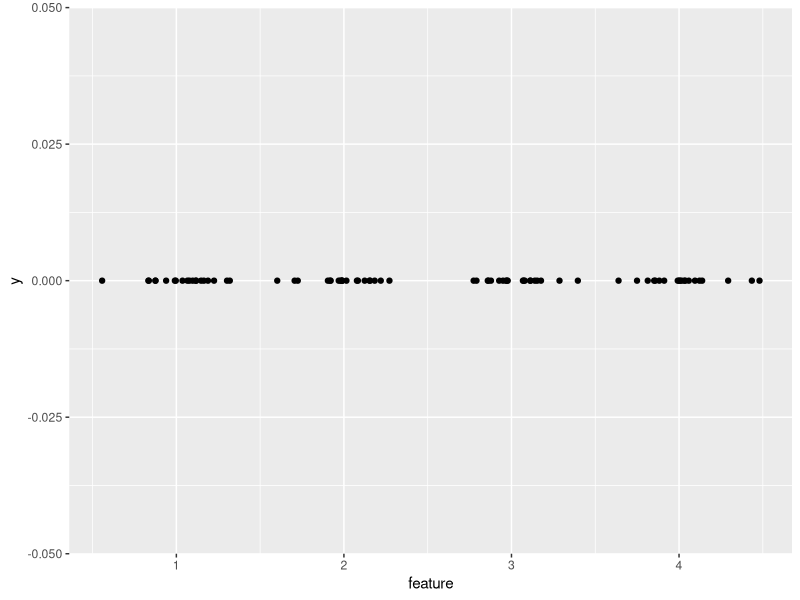
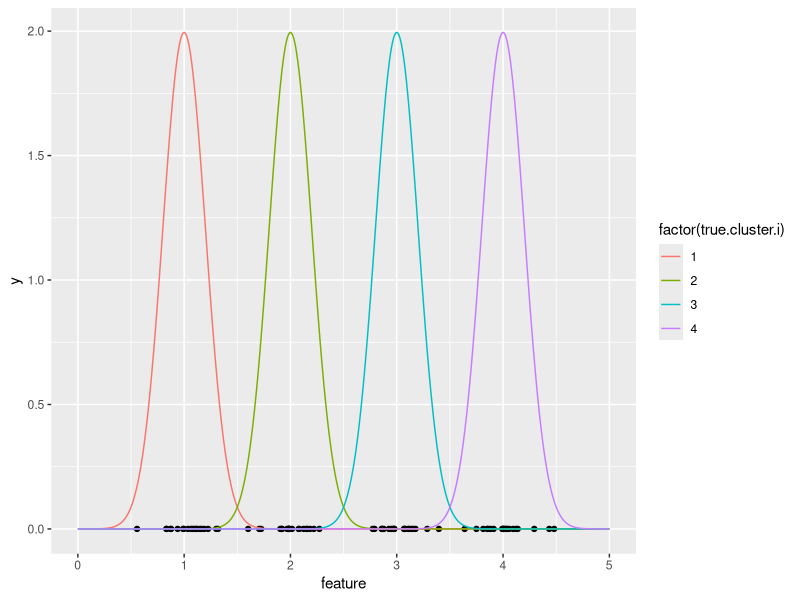
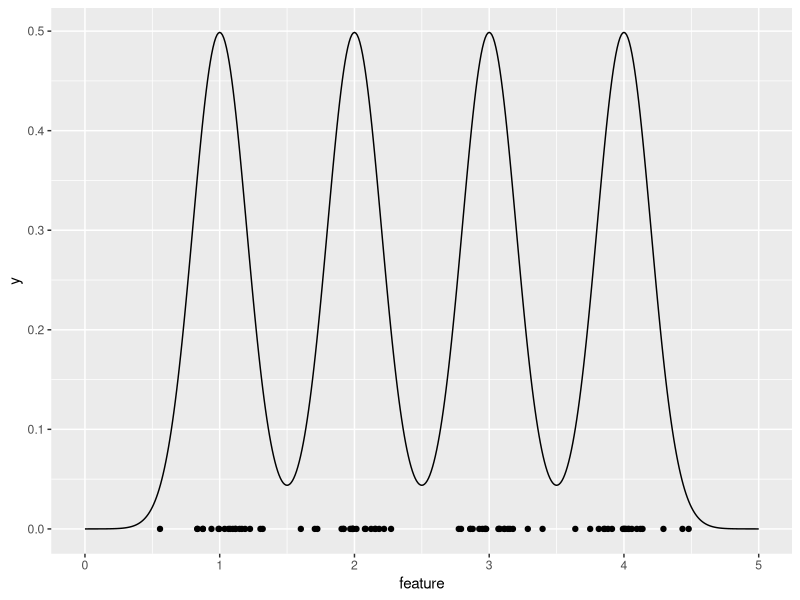
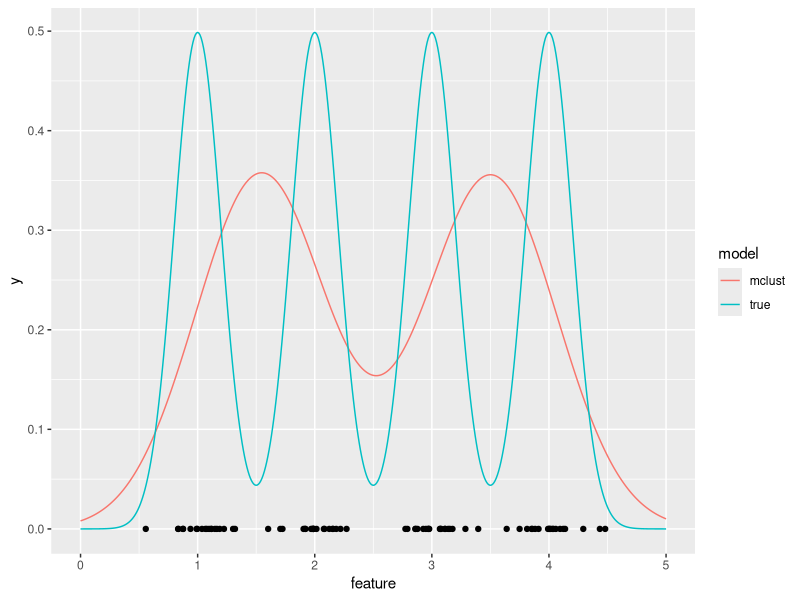
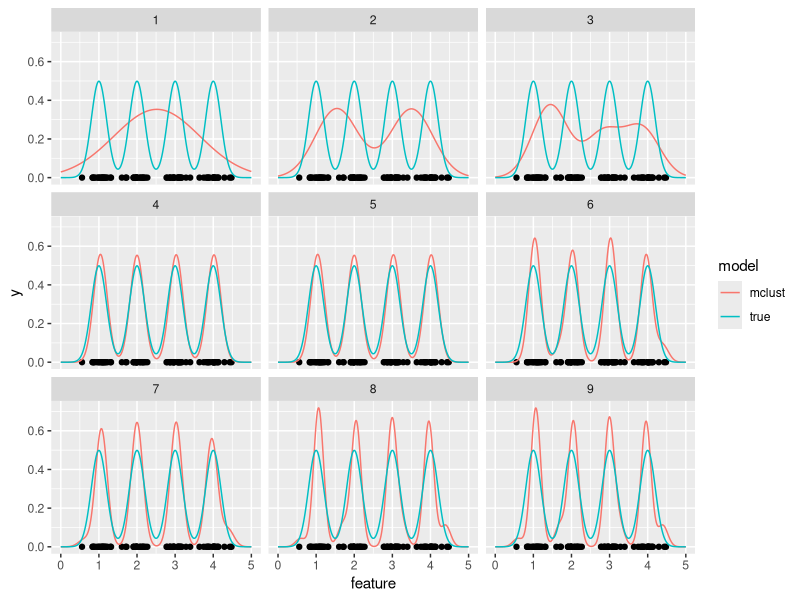
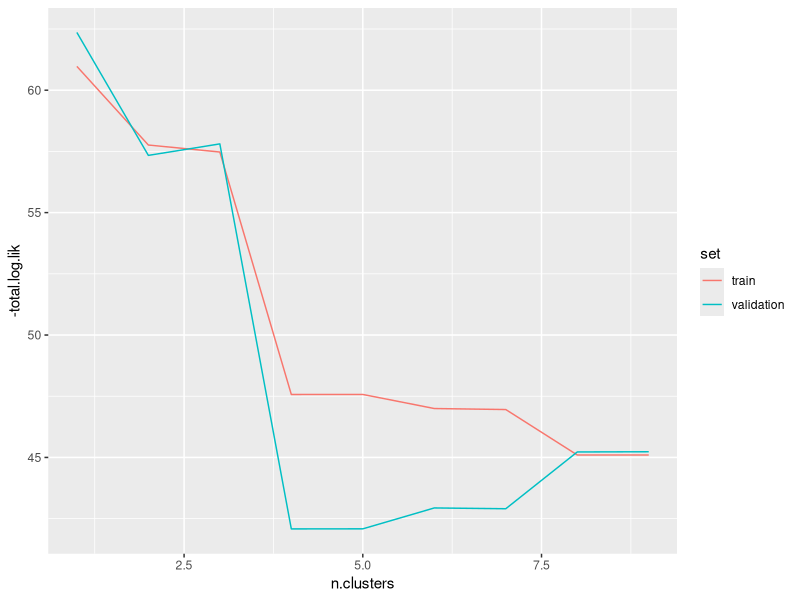
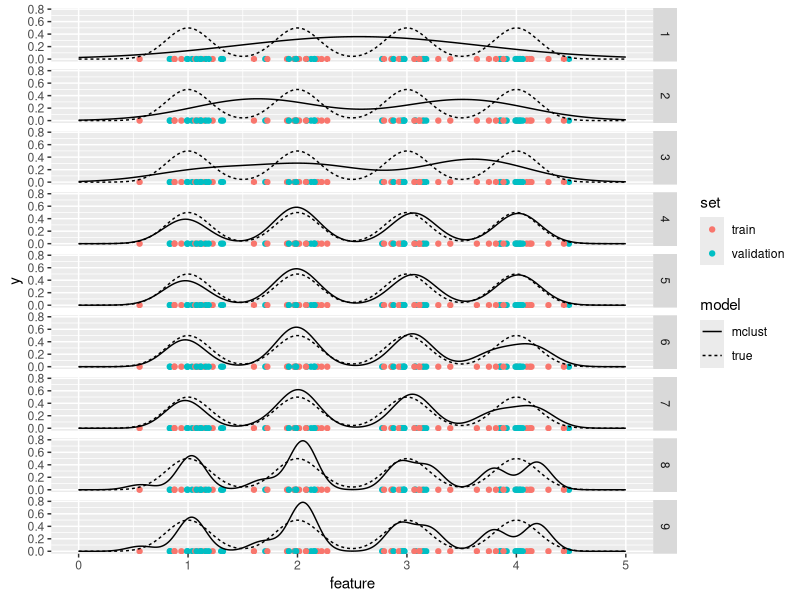

Generate these figures, in order, with R:
library(data.table)
library(ggplot2)
## homework 6, go up to 30 or 40 clusters.

## continue overfitting demo.
N.true.clusters <- 4
true.means <- 1:N.true.clusters
N.simulated.data <- 20*N.true.clusters
(means.simulated.data <- rep(
  true.means, each=N.simulated.data/N.true.clusters))
set.seed(1)
true.sd <- 0.2
sim.data.vec <- rnorm(N.simulated.data, means.simulated.data, sd=true.sd)
(sim.data.dt <- data.table(feature=sim.data.vec, y=0))
ggplot()+
  geom_point(aes(
    x=feature, y),
    data=sim.data.dt)

## add true density.
(feature.grid.vec <- seq(0, N.true.clusters+1, by=0.01))
density.dt.list <- list()
for(true.cluster.i in 1:N.true.clusters){
  density.dt.list[[true.cluster.i]] <- data.table(
    true.cluster.i,
    feature=feature.grid.vec,
    density=dnorm(
      feature.grid.vec,
      true.means[[true.cluster.i]],
      sd=true.sd))
}
(density.dt <- do.call(rbind, density.dt.list))
ggplot()+
  geom_point(aes(
    x=feature, y),
    data=sim.data.dt)+
  geom_line(aes(
    feature, density, color=factor(true.cluster.i)),
    data=density.dt)

(mixture.dt <- density.dt[, .(
  mix.density=mean(density)
), by=feature ])
ggplot()+
  geom_point(aes(
    x=feature, y=0),
    data=sim.data.dt)+
  geom_line(aes(
    feature, mix.density),
    data=mixture.dt)

## underfitting => model has not enough parameters for your data.

## overfitting => model has too many parameters for your data.

library(mclust)
n.clusters <- 2
mclust.model <- mclust::Mclust(sim.data.dt$feature, n.clusters, modelNames="E")
mclust.density.vec <- mclust::dens(
  modelName = mclust.model$modelName,
  data = feature.grid.vec,
  parameters = mclust.model$parameters)
mclust.true.dt <- rbind(
  data.table(mixture.dt, model="true"),
  data.table(
    feature=feature.grid.vec,
    mix.density=mclust.density.vec,
    model="mclust"))
ggplot()+
  geom_point(aes(
    x=feature, y=0),
    data=sim.data.dt)+
  geom_line(aes(
    feature, mix.density, color=model),
    data=mclust.true.dt)

mclust.components.list <- list()
for(n.clusters in 1:9){
  mclust.model <- mclust::Mclust(
    sim.data.dt$feature, n.clusters, modelNames="E")
  mclust.density.vec <- mclust::dens(
    modelName = mclust.model$modelName,
    data = feature.grid.vec,
    parameters = mclust.model$parameters)
  mclust.components.list[[n.clusters]] <- rbind(
    data.table(n.clusters, mixture.dt, model="true"),
    data.table(
      n.clusters,
      feature=feature.grid.vec,
      mix.density=mclust.density.vec,
      model="mclust"))
}
(mclust.components <- do.call(rbind, mclust.components.list))
ggplot()+
  geom_point(aes(
    x=feature, y=0),
    data=sim.data.dt)+
  geom_line(aes(
    feature, mix.density, color=model),
    data=mclust.components)+
  facet_wrap("n.clusters")

(set.prop.vec <- c(validation=0.5, train=0.5))
(rounded.counts <- floor(set.prop.vec*(N.simulated.data+1)))
(not.shuffled.sets <- rep(names(set.prop.vec), rounded.counts))
set.seed(1)
(shuffled.sets <- sample(not.shuffled.sets))
sim.data.dt[, set := shuffled.sets ]
sim.data.dt
mclust.split.list <- list()
lik.dt.list <- list()
for(n.clusters in 1:9){
  mclust.model <- mclust::Mclust(
    sim.data.dt[set=="train", feature],
    n.clusters,
    modelNames="E")
  mclust.density.vec <- mclust::dens(
    modelName = mclust.model$modelName,
    data = feature.grid.vec,
    parameters = mclust.model$parameters)
  for(s in names(set.prop.vec)){
    set.dt <- sim.data.dt[set == s]
    log.lik.vec <- mclust::dens(
      modelName = mclust.model[["modelName"]],
      data = set.dt$feature,
      parameters = mclust.model[["parameters"]],
      logarithm=TRUE)
    total.log.lik <- sum(log.lik.vec)
    lik.dt.list[[paste(n.clusters, s)]] <- data.table(
      n.clusters, set=s, total.log.lik)
  }
  mclust.split.list[[n.clusters]] <- rbind(
    data.table(n.clusters, mixture.dt, model="true"),
    data.table(
      n.clusters,
      feature=feature.grid.vec,
      mix.density=mclust.density.vec,
      model="mclust"))
}
(mclust.split <- do.call(rbind, mclust.split.list))
(lik.dt <- do.call(rbind, lik.dt.list))
ggplot()+
  geom_line(aes(
    n.clusters, -total.log.lik, color=set),
    data=lik.dt)

ggplot()+
  geom_point(aes(
    x=feature, y, color=set),
    data=sim.data.dt)+
  geom_line(aes(
    feature, mix.density, linetype=model),
    data=mclust.split)+
  facet_grid(n.clusters ~ .)

## ari for selected model. (exercise for the reader)

## Demo: how to fit kmeans on train set and then efficiently compute
## sum of squares with respect to both train and validation sets?
## First randomly assign daa points to train/validation sets and fit
## kmeans on train set.
X.mat <- as.matrix(iris[, 1:4])
(set.prop.vec <- c(validation=0.5, train=0.5))
(rounded.counts <- floor(set.prop.vec*(nrow(X.mat)+1)))
(not.shuffled.sets <- rep(names(set.prop.vec), rounded.counts))
set.seed(1)
(shuffled.sets <- sample(not.shuffled.sets))
kmeans.result <- stats::kmeans(X.mat[shuffled.sets=="train", ], 3)

## array for kmeans sum of squares per set computation.
array.dim <- c(nrow(X.mat), ncol(X.mat), nrow(kmeans.result$centers))
array.names <- list(obs=NULL, feature=NULL, cluster=NULL)
i.array <- array(
  X.mat, array.dim, array.names)
head(X.mat)
head(i.array)
m.array <- array(
  rep(t(kmeans.result$centers), each=nrow(X.mat)), array.dim, array.names)
head(m.array)
squares.array <- (i.array-m.array)^2
sum.squares.mat <- apply(squares.array, c("obs", "cluster"), sum)
min.vec <- apply(sum.squares.mat, "obs", min)
tapply(min.vec, shuffled.sets, sum)
kmeans.result$tot.withinss

## data.table version of same computation.
i.dt <- data.table(
  value=as.numeric(X.mat),
  obs=as.integer(row(X.mat)),
  feature=as.integer(col(X.mat)))
m.dt <- data.table(
  center=as.numeric(kmeans.result$centers),
  cluster=as.integer(row(kmeans.result$centers)),
  feature=as.integer(col(kmeans.result$centers)))
squares.dt <- i.dt[m.dt, on="feature", allow.cartesian=TRUE]
squares.dt[, square := (value-center)^2 ]
sum.squares.dt <- squares.dt[, .(
  sum.squares=sum(square)
), by=c("obs", "cluster")]
min.dt <- sum.squares.dt[, .(
  min.ss=min(sum.squares)
), by="obs"]
min.dt[, .(
  tot.withinss=sum(min.ss)
), by=.(set=shuffled.sets[obs])]
kmeans.result$tot.withinss

## another data.table method (more time/space efficient).
(set.obs.ids <- data.table(set=shuffled.sets, obs=seq_along(shuffled.sets)))
set.obs.ids[, {
  set.obs.mins <- .SD[, {
    diff.mat <- X.mat[obs, ] - t(kmeans.result$centers)
    .(min.ss=min(colSums(diff.mat^2)))
  }, by="obs"]
  set.obs.mins[, .(tot.withinss=sum(min.ss))]
}, by="set"]
kmeans.result$tot.withinss

## time comparison
microbenchmark::microbenchmark(
  array={
    array.dim <- c(nrow(X.mat), ncol(X.mat), nrow(kmeans.result$centers))
    array.names <- list(obs=NULL, feature=NULL, cluster=NULL)
    i.array <- array(
      X.mat, array.dim, array.names)
    head(X.mat)
    head(i.array)
    m.array <- array(
      rep(t(kmeans.result$centers), each=nrow(X.mat)), array.dim, array.names)
    head(m.array)
    squares.array <- (i.array-m.array)^2
    sum.squares.mat <- apply(squares.array, c("obs", "cluster"), sum)
    min.vec <- apply(sum.squares.mat, "obs", min)
    tapply(min.vec, shuffled.sets, sum)
  }, cartesian={
    i.dt <- data.table(
      value=as.numeric(X.mat),
      obs=as.integer(row(X.mat)),
      feature=as.integer(col(X.mat)))
    m.dt <- data.table(
      center=as.numeric(kmeans.result$centers),
      cluster=as.integer(row(kmeans.result$centers)),
      feature=as.integer(col(kmeans.result$centers)))
    squares.dt <- i.dt[m.dt, on="feature", allow.cartesian=TRUE]
    squares.dt[, square := (value-center)^2 ]
    sum.squares.dt <- squares.dt[, .(
      sum.squares=sum(square)
    ), by=c("obs", "cluster")]
    min.dt <- sum.squares.dt[, .(
      min.ss=min(sum.squares)
    ), by="obs"]
    min.dt[, .(
      tot.withinss=sum(min.ss)
    ), by=.(set=shuffled.sets[obs])]
  }, nested={
    (set.obs.ids <- data.table(set=shuffled.sets, obs=seq_along(shuffled.sets)))
    set.obs.ids[, {
      set.obs.mins <- .SD[, {
        diff.mat <- X.mat[obs, ] - t(kmeans.result$centers)
        .(min.ss=min(colSums(diff.mat^2)))
      }, by="obs"]
      set.obs.mins[, .(tot.withinss=sum(min.ss))]
    }, by="set"]
  })
## Unit: microseconds
##       expr      min       lq     mean    median       uq      max neval
##      array  803.611  855.741  912.539  885.5755  914.448 3441.247   100
##  cartesian 4501.820 5115.034 5911.147 5836.1980 6578.374 9737.635   100
##     nested 3752.105 3934.320 4165.045 3995.4335 4134.502 7056.370   100

## array method is fastest, if you can fit it into memory. otherwise
## nested data.table method should be preferred.
